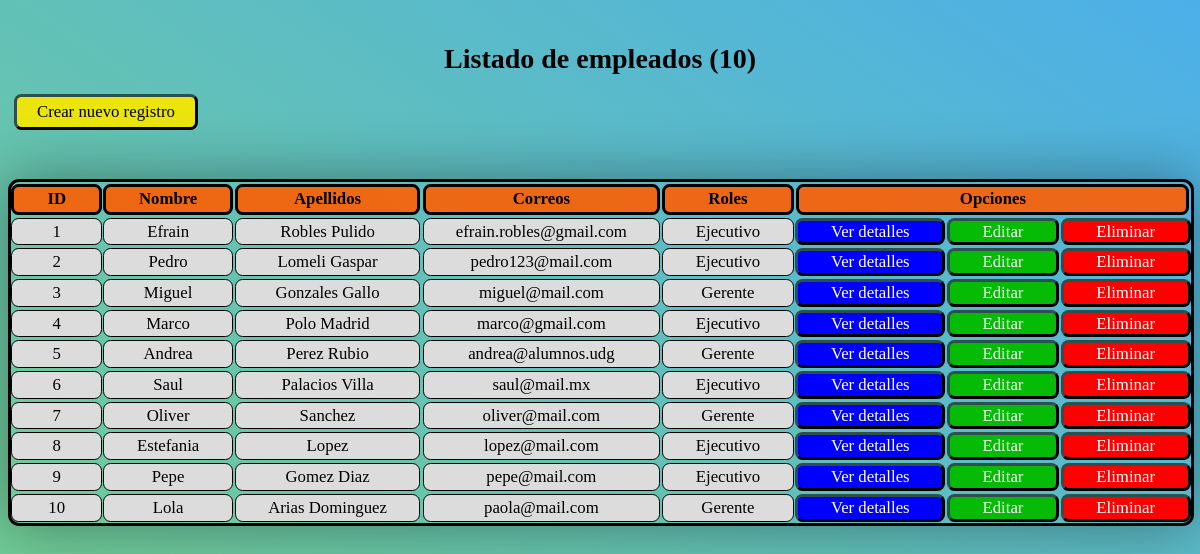
Page /B1/Administrador/empleados_lista.php on the earlier database version.
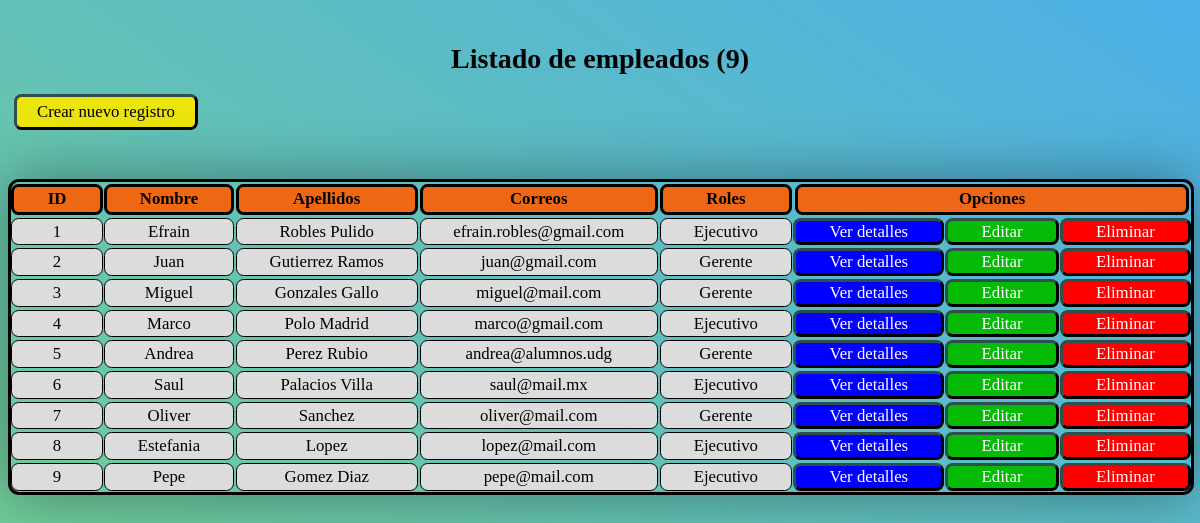
Same page on the later database version.
### tables this page shows
CREATE TABLE `empleados` (
  `id` int(11) NOT NULL,
  `nombre` varchar(128) NOT NULL,
  `apellidos` varchar(128) NOT NULL,
  `correo` varchar(128) NOT NULL,
  `pass` varchar(32) NOT NULL,
  `rol` int(1) NOT NULL,
  `archivo_n` varchar(255) NOT NULL,
  `archivo` varchar(128) NOT NULL,
  `status` int(1) NOT NULL DEFAULT 1,
  `eliminado` int(1) NOT NULL DEFAULT 0
);

### B1/Administrador/empleados_lista.php (the view, shortened to what this page needs)
<?php
    $con = conecta();
?>
<html>
    <head>
        <link href="./css/style.css?v=<?php echo time(); ?>" rel="stylesheet" type="text/css">
    </head>
    <body>
        <?php
            $sql = "SELECT * FROM empleados
                    WHERE status = 1 AND eliminado = 0";
            $res = $con->query($sql);
            $num = $res->num_rows;
            echo "<br><h1>Listado de empleados ($num)</h1>";
        ?>
        <a class='opciones' id="crearRegistro" href="./empleados_alta.php">Crear nuevo registro</a><br><br>
        <br>
        <div class="table">
            <div class='header' id="id"><b>ID</b></div>
            <div class='header' id="nombre"><b>Nombre</b></div>
            <div class='header' id="apellidos"><b>Apellidos</b></div>
            <div class='header' id="correo"><b>Correos</b></div>
            <div class='header' id="rol"><b>Roles</b></div>
            <div class="header" id="opciones"><b>Opciones</b></div>
            <?php
                while($row = $res->fetch_array()){
                    $id = $row["id"];
                    $nombre = $row["nombre"];
                    $apellidos = $row["apellidos"];
                    $correo = $row["correo"];
                    $rol = $row["rol"] == 1?"Ejecutivo":"Gerente";
                    echo "<div class='info' id='$id'>$id</div>
                        <div class='info' id='nombre'>$nombre</div>
                        <div class='info' id='apellidos'>$apellidos</div>
                        <div class='info' id='correro'>$correo</div>
                        <div class='info' id='rol'>$rol</div>
                        <a class='opciones' id='detalles' href='detalles.com'>Ver detalles</a>
                        <a class='opciones' id='editar' href='editar.com'>Editar</a>
                        <a class='opciones' id='eliminar' href='eliminar.com'>Eliminar</a>";
                }
            ?>
        </div>
    </body>

### B1/Administrador/css/style.css (style rules this page uses)
body { background: linear-gradient(-145deg,#35a5e6e2,#74d185f9); font-size: 14px; width: auto; }
.header, .info, a { padding: 0.65%; margin: 0.09em 0.5%; display: flex; justify-content: space-around; align-items: center; border: 1px solid #000000; border-radius: 0.45em; text-decoration: none; width: auto; font-size: 1.2em; }
.table { display: grid; border: 3px solid #000000; grid-template-columns: repeat(8, auto); box-shadow: 0 0 60px #00000061; border-radius: 0.8em; width: 99.7%; }
.header#opciones { grid-column: span 3; }
.header { background-color: #ff5e00e3; border: 3px solid #000000; }
.opciones, #crearRegistro { border: 3px outset darkslategray; }
h1 { text-align: center; }
.info { background-color: gainsboro; }
#crearRegistro { background-color: #f2e606f4; color:#000000; padding:5px; width: 10em; }
#detalles { background-color: #0000ff; color: white; padding: 0%; font-stretch: normal; }
#editar { background-color: #05bb05; color: white; }
#eliminar { background-color: #ff0000; color: white; }

Differences in the rows shown:
removed empleados: id "10", nombre "Lola", apellidos "Arias Dominguez", correo "paola@mail.com", rol "Gerente"
changed empleados id 2: nombre "Pedro" → "Juan"; apellidos "Lomeli Gaspar" → "Gutierrez Ramos"; correo "pedro123@mail.com" → "juan@gmail.com"; rol "Ejecutivo" → "Gerente"
Other differences:
$num: "10" → "9"
